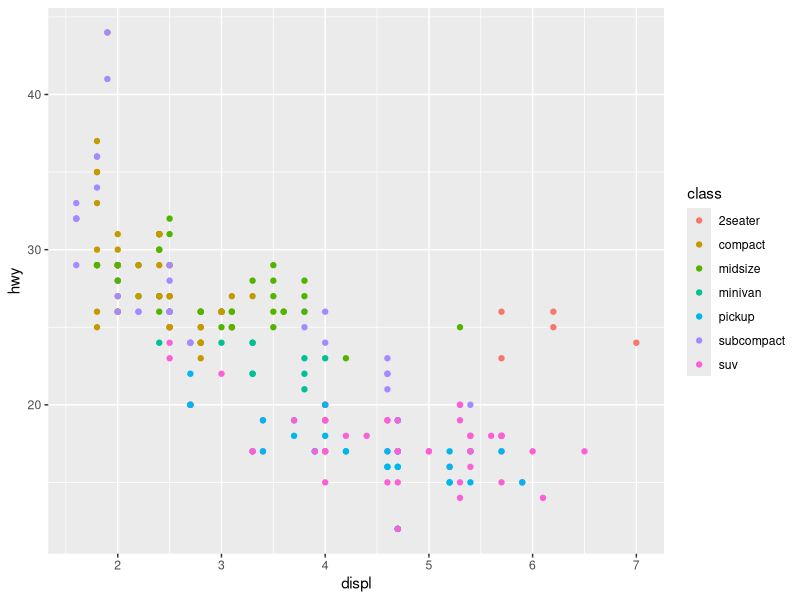
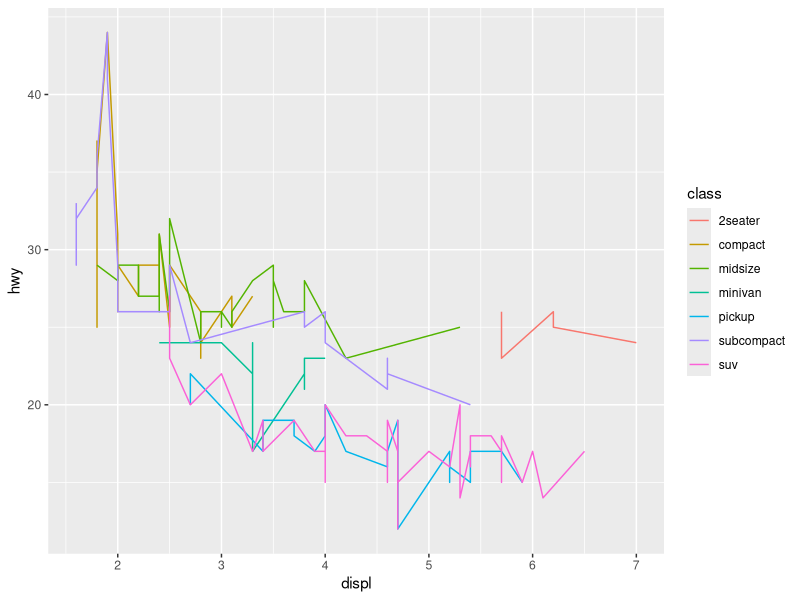

Write the R code that produced these figures, in order.
library(ggplot2)

#point chart
ggplot(mpg, aes(displ, hwy, colour = class)) +
  geom_point()

#line chart

ggplot(mpg, aes(displ, hwy, colour = class)) +
  geom_line()